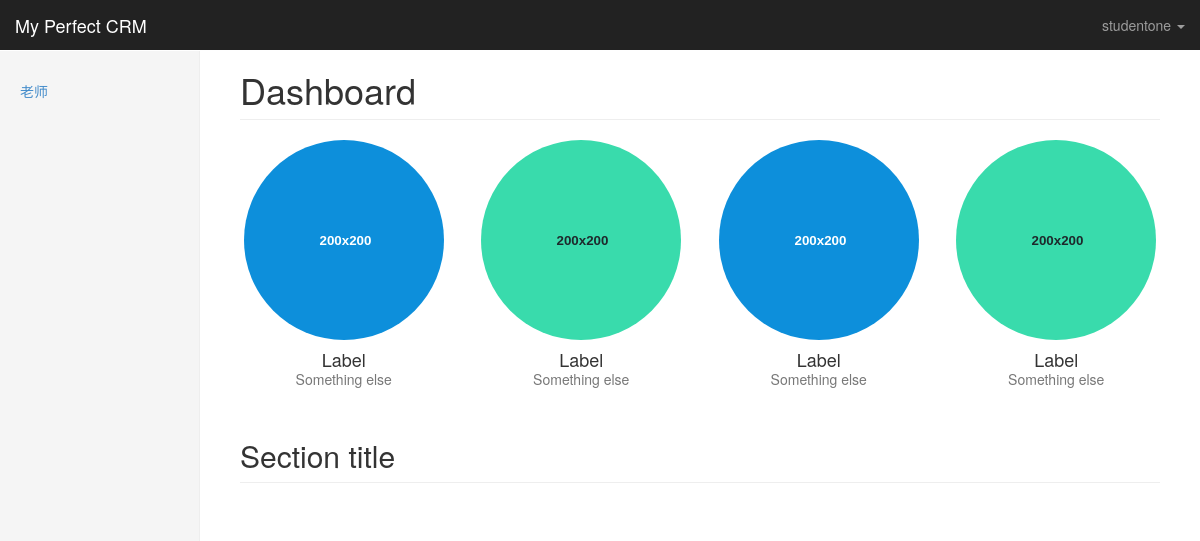
The page /crm/ (signed in) on the database as committed earlier.
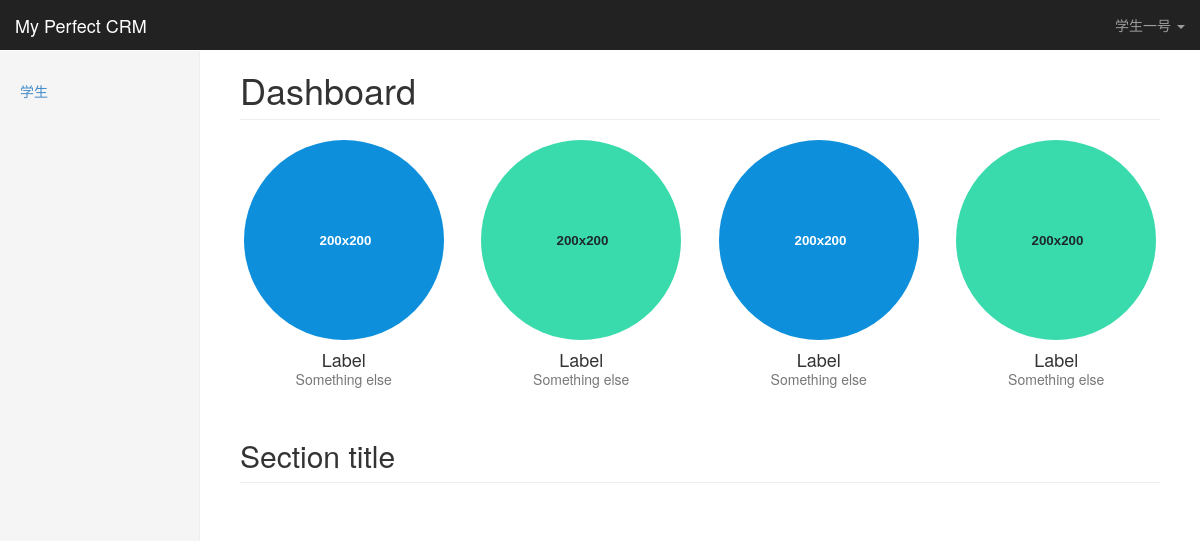
The same page on the database as committed later.
### crm/models.py (models this page shows, shortened)
class UserProfile(AbstractBaseUser,PermissionsMixin):
    email = models.EmailField(
        verbose_name='email address',
        max_length=255,
        unique=True,
        null=True
    )
    password = models.CharField(_('password'), max_length=128,
                                help_text=mark_safe('''<a href='password/'>修改密码</a>'''))
    name = models.CharField(max_length=32)
    is_active = models.BooleanField(default=True)
    is_admin = models.BooleanField(default=False)
    roles = models.ManyToManyField("Role", blank=True)
    objects = UserProfileManager()
    stu_account = models.ForeignKey("Customer", verbose_name="关联学员账号", blank=True, null=True,
                                    help_text="只有学员报名后方可为其创建账号")
    auto_login =models.BooleanField(default=False)
    USERNAME_FIELD = 'email'
    REQUIRED_FIELDS = ['name']
    class Meta:
        permissions=(
            ('can_fuck_him_to_death', '弄死小虎逼'),
            ('can_access_my_course', '可以访问我的课程'),
            ('can_access_customer_list', '可以访问客户列表'),
            ('can_access_customer_detail', '可以访问客户详细'),
            ('can_access_studyrecords', '可以访问学习记录页面'),
            ('can_access_homework_detail', '可以访问作业详情页面'),
            ('can_upload_homework', '可以交作业'),
            ('access_kingadmin_table_obj_detail', '可以访问kingadmin每个表的对象'),
            ('change_kingadmin_table_obj_detail', '可以修改kingadmin每个表的对象'),
        )

class Menu(models.Model):
    name = models.CharField(max_length=32)
    url_name = models.CharField(max_length=64)
    url_type_choices = ((0,'alias'),(1,'absoulte_url'))
    url_type = models.SmallIntegerField(choices=url_type_choices,default=0)

### crm/views.py (the view)
@login_required
def index(request):
    return render(request,'index.html')

### templates/index.html (shortened to what this page needs)
{% extends 'base.html' %}
{% block body %}
      <body>
    <nav class="navbar navbar-inverse navbar-fixed-top">
      <div class="container-fluid">
        <div class="navbar-header">
          <a class="navbar-brand" href="#">My Perfect CRM</a>
        </div>
        <div id="navbar" class="navbar-collapse collapse">
      <ul class="nav navbar-nav navbar-right">
        <li class="dropdown">
              <a href="#" class="dropdown-toggle" data-toggle="dropdown" aria-expanded="false">{{ request.user.name }} <span class="caret"></span></a>
        </li>
      </ul>
    </div>
      </div>
    </nav>
    <div class="container-fluid">
      <div class="row">
        <div class="col-sm-3 col-md-2 sidebar">
          <ul class="nav nav-sidebar">
            {% for  role in request.user.roles.all %}
              {% for menu in role.menus.all %}
                <li class=""><a href="{% if menu.url_type == 0 %}{%  url  menu.url_name %} {% else %}{{ menu.url_name }}{% endif %}">{{ menu.name }}</a></li>
              {% endfor %}
            {% endfor %}
          </ul>
        </div>
        <div class="col-sm-9 col-sm-offset-3 col-md-10 col-md-offset-2 main">
          {% block page-content %}
              <h1 class="page-header">Dashboard</h1>
              <div class="row placeholders">
                <div class="col-xs-6 col-sm-3 placeholder">
                  <img data-src="holder.js/200x200/auto/sky" class="img-responsive" alt="200x200" data-holder-rendered="true">
                  <h4>Label</h4>
                  <span class="text-muted">Something else</span>
                </div>
                <div class="col-xs-6 col-sm-3 placeholder">
                  <img data-src="holder.js/200x200/auto/vine" class="img-responsive" alt="200x200" data-holder-rendered="true">
                  <h4>Label</h4>
                  <span class="text-muted">Something else</span>
                </div>
                <div class="col-xs-6 col-sm-3 placeholder">
                  <img data-src="holder.js/200x200/auto/sky" class="img-responsive" alt="200x200" data-holder-rendered="true">
                  <h4>Label</h4>
                  <span class="text-muted">Something else</span>
                </div>
                <div class="col-xs-6 col-sm-3 placeholder">
                  <img data-src="holder.js/200x200/auto/vine" class="img-responsive" alt="200x200" data-holder-rendered="true">
                  <h4>Label</h4>
                  <span class="text-muted">Something else</span>
                </div>
              </div>
              <h2 class="sub-header">Section title</h2>
          {% endblock %}
        </div>
      </div>
    </div>
  </body>
{% endblock %}

Rows that differ between the two databases and show on the page:
no longer on this page (row unchanged): Menu: name "老师"
changed UserProfile: user.name "studentone" → "学生一号"
now on this page (row unchanged): Menu: name "学生"
